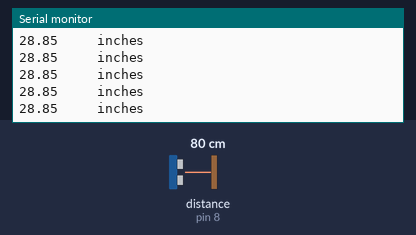
Recording of a sketch running on a simulated Arduino Uno, built with avr-gcc and run on an emulated ATmega328P. Parts: the last lines printed to the serial monitor. Wiring (inferred from the names in the program): ultrasonic range finder: trigger pin 11; echo pin 8. Inputs (shaded band) come from the test bench; at power-on: distance to the obstacle (sensor on pin 8) 80 cm. The echo pulse lasts 58.3 µs per cm.

Above: at 1.2 s.
1.3 s: distance to the obstacle (sensor on pin 8) set to 2 cm
At 2.0 s:
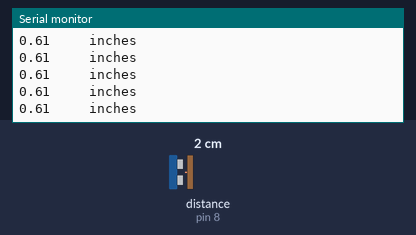
4.3 s: distance to the obstacle (sensor on pin 8) set to 35 cm
At 5.1 s:
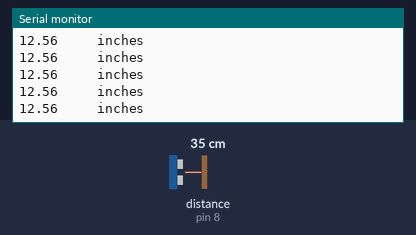
7.3 s: distance to the obstacle (sensor on pin 8) set to 4 cm
At 8.2 s:
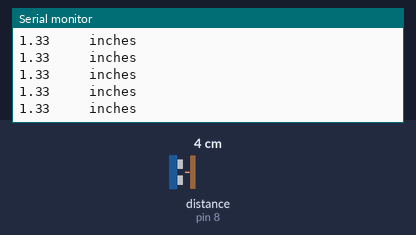
13.3 s: distance to the obstacle (sensor on pin 8) set to 60 cm
At 14.2 s:
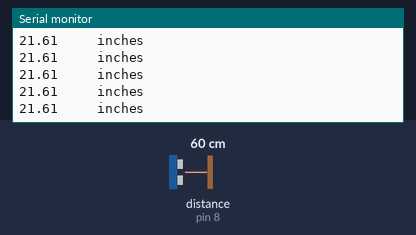
16.3 s: distance to the obstacle (sensor on pin 8) set to 299 cm
At 17.4 s:
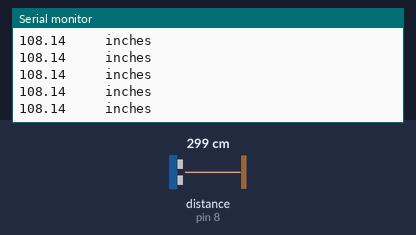
Timing chart, 0 to 19.3 s (numbered marks = the images above; inputs shaded):
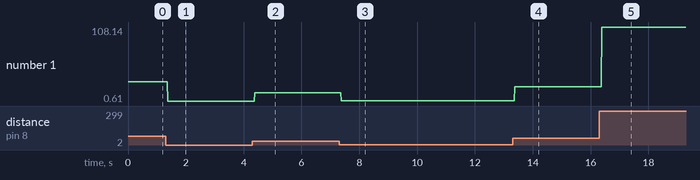

The sketch:

Lab7_distance_serial_display.ino
```cpp
/*
      ECE 1001/1002  Lab 7 Distance serial display
           John Lindsey   June 2019
*/
float distance = 0.0;

void setup()
{
  Serial.begin(9600);  //start the serial monitor at 9600 baud; check setting in IDE matches
  pinMode(11, OUTPUT);  //connected to trigger pin
  pinMode(8, INPUT);    //connected to echo pin
}

void loop()
{
//set the trigger pin high for 10 microseconds
digitalWrite(11, HIGH);
delayMicroseconds(10);
digitalWrite(11, LOW);

//PulseIn measures the time for the echo pin to go from LOW to HIGH in microseconds
//distance is half the pulse time multiplied by speed of sound at 6000 feet altitude
// in inches per microsecond
distance=pulseIn(8,HIGH)/2*0.01242;

Serial.print(distance);
Serial.println("     inches");

}
```

Measured:
- after the input at 1.3 s, the serial monitor: prints a new line after 0.07 s (image 1)
- after the input at 4.3 s, the serial monitor: prints a new line after 0.08 s (image 2)
- after the input at 7.3 s, the serial monitor: prints a new line after 0.07 s (image 3)
- after the input at 13.3 s, the serial monitor: prints a new line after 0.08 s (image 4)
- after the input at 16.3 s, the serial monitor: prints a new line after 0.08 s (image 5)
- plotted number 1: 28.85 → 0.61 after the input at 1.3 s, 0.61 → 12.56 after the input at 4.3 s, 12.56 → 1.33 after the input at 7.3 s, 1.33 → 21.61 after the input at 13.3 s, 21.61 → 108.14 after the input at 16.3 s
